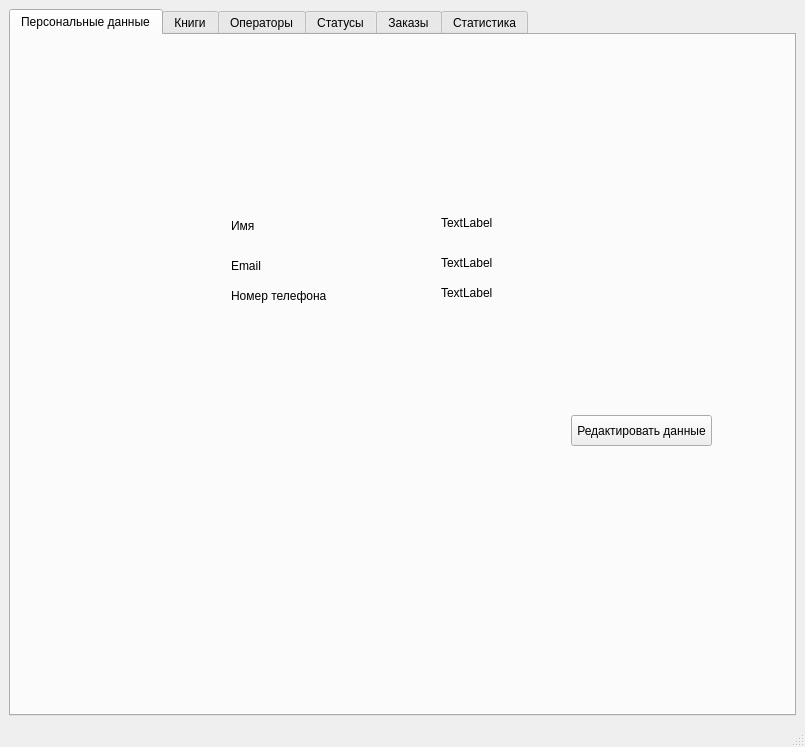
<?xml version="1.0" encoding="UTF-8"?>
<ui version="4.0">
 <class>DirectorWindow</class>
 <widget class="QMainWindow" name="DirectorWindow">
  <property name="geometry">
   <rect>
    <x>0</x>
    <y>0</y>
    <width>805</width>
    <height>747</height>
   </rect>
  </property>
  <property name="windowTitle">
   <string>MainWindow</string>
  </property>
  <widget class="QWidget" name="centralwidget">
   <layout class="QGridLayout" name="gridLayout">
    <item row="0" column="0">
     <widget class="QTabWidget" name="tabWidget">
      <property name="currentIndex">
       <number>0</number>
      </property>
      <widget class="QWidget" name="cred_dir_tab">
       <attribute name="title">
        <string>Персональные данные</string>
       </attribute>
       <widget class="QLabel" name="email_dir_value">
        <property name="geometry">
         <rect>
          <x>430</x>
          <y>220</y>
          <width>281</width>
          <height>16</height>
         </rect>
        </property>
        <property name="text">
         <string>TextLabel</string>
        </property>
       </widget>
       <widget class="QLabel" name="email_dir_label">
        <property name="geometry">
         <rect>
          <x>220</x>
          <y>220</y>
          <width>101</width>
          <height>21</height>
         </rect>
        </property>
        <property name="text">
         <string>Email</string>
        </property>
       </widget>
       <widget class="QLabel" name="phone_dir_label">
        <property name="geometry">
         <rect>
          <x>220</x>
          <y>250</y>
          <width>101</width>
          <height>21</height>
         </rect>
        </property>
        <property name="text">
         <string>Номер телефона</string>
        </property>
       </widget>
       <widget class="QLabel" name="phone_dir_value">
        <property name="geometry">
         <rect>
          <x>430</x>
          <y>250</y>
          <width>311</width>
          <height>16</height>
         </rect>
        </property>
        <property name="text">
         <string>TextLabel</string>
        </property>
       </widget>
       <widget class="QLabel" name="name_dir_value">
        <property name="geometry">
         <rect>
          <x>430</x>
          <y>180</y>
          <width>291</width>
          <height>16</height>
         </rect>
        </property>
        <property name="text">
         <string>TextLabel</string>
        </property>
       </widget>
       <widget class="QLabel" name="name_dir_label">
        <property name="geometry">
         <rect>
          <x>220</x>
          <y>180</y>
          <width>101</width>
          <height>21</height>
         </rect>
        </property>
        <property name="text">
         <string>Имя</string>
        </property>
       </widget>
       <widget class="QPushButton" name="edit_cred_dir_button">
        <property name="geometry">
         <rect>
          <x>560</x>
          <y>380</y>
          <width>141</width>
          <height>31</height>
         </rect>
        </property>
        <property name="text">
         <string>Редактировать данные</string>
        </property>
       </widget>
      </widget>
      <widget class="QWidget" name="books_dir_tab">
       <attribute name="title">
        <string>Книги</string>
       </attribute>
       <layout class="QGridLayout" name="gridLayout_2">
        <item row="0" column="0">
         <widget class="QTableWidget" name="books_table_widget">
          <column>
           <property name="text">
            <string>Название</string>
           </property>
          </column>
          <column>
           <property name="text">
            <string>Автор</string>
           </property>
          </column>
          <column>
           <property name="text">
            <string>Жанр</string>
           </property>
          </column>
          <column>
           <property name="text">
            <string>Количество</string>
           </property>
          </column>
          <column>
           <property name="text">
            <string>Год публикации</string>
           </property>
          </column>
          <column>
           <property name="text">
            <string>Цена</string>
           </property>
          </column>
          <column>
           <property name="text">
            <string>Аннотация</string>
           </property>
          </column>
         </widget>
        </item>
       </layout>
      </widget>
      <widget class="QWidget" name="opers_dir_tab">
       <attribute name="title">
        <string>Операторы</string>
       </attribute>
       <widget class="QTableWidget" name="all_operators_table">
        <property name="geometry">
         <rect>
          <x>10</x>
          <y>10</y>
          <width>761</width>
          <height>291</height>
         </rect>
        </property>
        <property name="editTriggers">
         <set>QAbstractItemView::NoEditTriggers</set>
        </property>
        <attribute name="verticalHeaderVisible">
         <bool>false</bool>
        </attribute>
        <column>
         <property name="text">
          <string>Имя</string>
         </property>
        </column>
        <column>
         <property name="text">
          <string>Email</string>
         </property>
        </column>
        <column>
         <property name="text">
          <string>Номер телефона</string>
         </property>
        </column>
       </widget>
       <widget class="QPushButton" name="reg_oper_button">
        <property name="geometry">
         <rect>
          <x>60</x>
          <y>350</y>
          <width>161</width>
          <height>24</height>
         </rect>
        </property>
        <property name="text">
         <string>Регистрация оператора</string>
        </property>
       </widget>
       <widget class="QPushButton" name="delete_operator_button">
        <property name="geometry">
         <rect>
          <x>60</x>
          <y>390</y>
          <width>161</width>
          <height>24</height>
         </rect>
        </property>
        <property name="text">
         <string>Деактивация оператора</string>
        </property>
       </widget>
       <widget class="QComboBox" name="operator_emails_cb">
        <property name="geometry">
         <rect>
          <x>270</x>
          <y>410</y>
          <width>131</width>
          <height>24</height>
         </rect>
        </property>
       </widget>
       <widget class="QPushButton" name="save_delete_oper">
        <property name="geometry">
         <rect>
          <x>410</x>
          <y>390</y>
          <width>111</width>
          <height>24</height>
         </rect>
        </property>
        <property name="text">
         <string>Деактивировать</string>
        </property>
       </widget>
       <widget class="QPushButton" name="edit_data_button">
        <property name="geometry">
         <rect>
          <x>60</x>
          <y>430</y>
          <width>161</width>
          <height>24</height>
         </rect>
        </property>
        <property name="text">
         <string>Изменить данные</string>
        </property>
       </widget>
       <widget class="QLineEdit" name="edit_name_value">
        <property name="geometry">
         <rect>
          <x>420</x>
          <y>450</y>
          <width>191</width>
          <height>24</height>
         </rect>
        </property>
       </widget>
       <widget class="QLabel" name="edit_name_label">
        <property name="geometry">
         <rect>
          <x>420</x>
          <y>430</y>
          <width>49</width>
          <height>16</height>
         </rect>
        </property>
        <property name="text">
         <string>Имя</string>
        </property>
       </widget>
       <widget class="QLabel" name="edit_email_label">
        <property name="geometry">
         <rect>
          <x>420</x>
          <y>480</y>
          <width>49</width>
          <height>16</height>
         </rect>
        </property>
        <property name="text">
         <string>Email</string>
        </property>
       </widget>
       <widget class="QLineEdit" name="edit_email_value">
        <property name="geometry">
         <rect>
          <x>420</x>
          <y>500</y>
          <width>191</width>
          <height>24</height>
         </rect>
        </property>
       </widget>
       <widget class="QLineEdit" name="edit_phone_value">
        <property name="geometry">
         <rect>
          <x>420</x>
          <y>550</y>
          <width>191</width>
          <height>24</height>
         </rect>
        </property>
        <property name="maxLength">
         <number>11</number>
        </property>
       </widget>
       <widget class="QLabel" name="edit_phone_label">
        <property name="geometry">
         <rect>
          <x>420</x>
          <y>530</y>
          <width>111</width>
          <height>16</height>
         </rect>
        </property>
        <property name="text">
         <string>Номер телефона</string>
        </property>
       </widget>
       <widget class="QPushButton" name="edit_save_button">
        <property name="geometry">
         <rect>
          <x>300</x>
          <y>450</y>
          <width>80</width>
          <height>24</height>
         </rect>
        </property>
        <property name="text">
         <string>Сохранить</string>
        </property>
       </widget>
      </widget>
      <widget class="QWidget" name="status_dir_tab">
       <attribute name="title">
        <string>Статусы</string>
       </attribute>
       <widget class="QTableWidget" name="all_statuses">
        <property name="geometry">
         <rect>
          <x>40</x>
          <y>20</y>
          <width>731</width>
          <height>241</height>
         </rect>
        </property>
        <property name="editTriggers">
         <set>QAbstractItemView::NoEditTriggers</set>
        </property>
        <attribute name="verticalHeaderVisible">
         <bool>false</bool>
        </attribute>
        <column>
         <property name="text">
          <string>Название</string>
         </property>
        </column>
        <column>
         <property name="text">
          <string>Описание</string>
         </property>
        </column>
       </widget>
       <widget class="QPushButton" name="edit_status_button">
        <property name="geometry">
         <rect>
          <x>40</x>
          <y>290</y>
          <width>131</width>
          <height>24</height>
         </rect>
        </property>
        <property name="text">
         <string>Редактировать статус</string>
        </property>
       </widget>
       <widget class="QComboBox" name="statuses_cb">
        <property name="geometry">
         <rect>
          <x>220</x>
          <y>290</y>
          <width>121</width>
          <height>24</height>
         </rect>
        </property>
       </widget>
       <widget class="QPlainTextEdit" name="status_diff_value">
        <property name="geometry">
         <rect>
          <x>360</x>
          <y>290</y>
          <width>171</width>
          <height>111</height>
         </rect>
        </property>
       </widget>
       <widget class="QPushButton" name="save_new_diff_status">
        <property name="geometry">
         <rect>
          <x>220</x>
          <y>330</y>
          <width>80</width>
          <height>24</height>
         </rect>
        </property>
        <property name="text">
         <string>Сохранить</string>
        </property>
       </widget>
       <widget class="QPushButton" name="add_new_status_button">
        <property name="geometry">
         <rect>
          <x>40</x>
          <y>330</y>
          <width>131</width>
          <height>24</height>
         </rect>
        </property>
        <property name="text">
         <string>Добавить статус</string>
        </property>
       </widget>
       <widget class="QPushButton" name="save_new_status_button">
        <property name="geometry">
         <rect>
          <x>220</x>
          <y>330</y>
          <width>80</width>
          <height>24</height>
         </rect>
        </property>
        <property name="text">
         <string>Сохранить</string>
        </property>
       </widget>
       <widget class="QLineEdit" name="new_status_name_value">
        <property name="geometry">
         <rect>
          <x>220</x>
          <y>290</y>
          <width>121</width>
          <height>24</height>
         </rect>
        </property>
       </widget>
       <widget class="QLabel" name="status_name_label">
        <property name="geometry">
         <rect>
          <x>220</x>
          <y>270</y>
          <width>71</width>
          <height>16</height>
         </rect>
        </property>
        <property name="text">
         <string>Название</string>
        </property>
       </widget>
       <widget class="QLabel" name="status_diff_label">
        <property name="geometry">
         <rect>
          <x>360</x>
          <y>270</y>
          <width>71</width>
          <height>16</height>
         </rect>
        </property>
        <property name="text">
         <string>Описание</string>
        </property>
       </widget>
      </widget>
      <widget class="QWidget" name="opders_dir_tab">
       <attribute name="title">
        <string>Заказы</string>
       </attribute>
       <layout class="QGridLayout" name="gridLayout_3">
        <item row="0" column="0">
         <widget class="QTableWidget" name="all_orders">
          <property name="editTriggers">
           <set>QAbstractItemView::NoEditTriggers</set>
          </property>
          <attribute name="verticalHeaderVisible">
           <bool>false</bool>
          </attribute>
          <column>
           <property name="text">
            <string>Номер заказа</string>
           </property>
          </column>
          <column>
           <property name="text">
            <string>Имя</string>
           </property>
          </column>
          <column>
           <property name="text">
            <string>Номер телефона</string>
           </property>
          </column>
          <column>
           <property name="text">
            <string>Email</string>
           </property>
          </column>
          <column>
           <property name="text">
            <string>Стоимость</string>
           </property>
          </column>
          <column>
           <property name="text">
            <string>Дата оформления</string>
           </property>
          </column>
          <column>
           <property name="text">
            <string>Статус</string>
           </property>
          </column>
         </widget>
        </item>
        <item row="1" column="0">
         <widget class="QGroupBox" name="groupBox">
          <property name="title">
           <string/>
          </property>
          <layout class="QHBoxLayout" name="horizontalLayout">
           <item>
            <widget class="QCheckBox" name="only_cancelled_cb">
             <property name="text">
              <string>Только отменённые</string>
             </property>
            </widget>
           </item>
          </layout>
         </widget>
        </item>
       </layout>
      </widget>
      <widget class="QWidget" name="stats_dir_tab">
       <attribute name="title">
        <string>Статистика</string>
       </attribute>
       <widget class="QDateEdit" name="start_date">
        <property name="geometry">
         <rect>
          <x>180</x>
          <y>50</y>
          <width>110</width>
          <height>25</height>
         </rect>
        </property>
       </widget>
       <widget class="QDateEdit" name="end_date">
        <property name="geometry">
         <rect>
          <x>310</x>
          <y>50</y>
          <width>110</width>
          <height>25</height>
         </rect>
        </property>
       </widget>
       <widget class="QLabel" name="date_label">
        <property name="geometry">
         <rect>
          <x>30</x>
          <y>50</y>
          <width>141</width>
          <height>16</height>
         </rect>
        </property>
        <property name="text">
         <string>Временной промежуток</string>
        </property>
       </widget>
       <widget class="QPushButton" name="pushButton">
        <property name="geometry">
         <rect>
          <x>450</x>
          <y>50</y>
          <width>141</width>
          <height>24</height>
         </rect>
        </property>
        <property name="text">
         <string>Показать статистику</string>
        </property>
       </widget>
       <widget class="QTableWidget" name="most_popular_book_table">
        <property name="geometry">
         <rect>
          <x>30</x>
          <y>140</y>
          <width>711</width>
          <height>71</height>
         </rect>
        </property>
        <column>
         <property name="text">
          <string>Название</string>
         </property>
        </column>
        <column>
         <property name="text">
          <string>Автор</string>
         </property>
        </column>
        <column>
         <property name="text">
          <string>Жанр</string>
         </property>
        </column>
        <column>
         <property name="text">
          <string>Количество</string>
         </property>
        </column>
        <column>
         <property name="text">
          <string>Год публикации</string>
         </property>
        </column>
        <column>
         <property name="text">
          <string>Цена</string>
         </property>
        </column>
        <column>
         <property name="text">
          <string>Аннотация</string>
         </property>
        </column>
       </widget>
       <widget class="QLabel" name="most_popular_book_label">
        <property name="geometry">
         <rect>
          <x>30</x>
          <y>120</y>
          <width>161</width>
          <height>16</height>
         </rect>
        </property>
        <property name="text">
         <string>Самая популярная книга</string>
        </property>
       </widget>
       <widget class="QLabel" name="most_popular_author_label">
        <property name="geometry">
         <rect>
          <x>30</x>
          <y>220</y>
          <width>161</width>
          <height>16</height>
         </rect>
        </property>
        <property name="text">
         <string>Самый популярный автор:</string>
        </property>
       </widget>
       <widget class="QSpinBox" name="num_of_clients_sb">
        <property name="geometry">
         <rect>
          <x>180</x>
          <y>80</y>
          <width>42</width>
          <height>25</height>
         </rect>
        </property>
        <property name="minimum">
         <number>1</number>
        </property>
       </widget>
       <widget class="QLabel" name="date_label_2">
        <property name="geometry">
         <rect>
          <x>30</x>
          <y>80</y>
          <width>141</width>
          <height>16</height>
         </rect>
        </property>
        <property name="text">
         <string>Количество клиентов</string>
        </property>
       </widget>
       <widget class="QLabel" name="most_popular_genre_label">
        <property name="geometry">
         <rect>
          <x>30</x>
          <y>310</y>
          <width>161</width>
          <height>16</height>
         </rect>
        </property>
        <property name="text">
         <string>Самый популярный жанр:</string>
        </property>
       </widget>
       <widget class="QTableWidget" name="most_profit_clients_table">
        <property name="geometry">
         <rect>
          <x>30</x>
          <y>420</y>
          <width>711</width>
          <height>71</height>
         </rect>
        </property>
        <column>
         <property name="text">
          <string>Имя</string>
         </property>
        </column>
        <column>
         <property name="text">
          <string>Номер телефона</string>
         </property>
        </column>
        <column>
         <property name="text">
          <string>Email</string>
         </property>
        </column>
        <column>
         <property name="text">
          <string>Дата рождения</string>
         </property>
        </column>
        <column>
         <property name="text">
          <string>Статус</string>
         </property>
        </column>
        <column>
         <property name="text">
          <string>Сумма заказов</string>
         </property>
        </column>
        <column>
         <property name="text">
          <string/>
         </property>
        </column>
       </widget>
       <widget class="QLabel" name="most_profit_clients_label">
        <property name="geometry">
         <rect>
          <x>30</x>
          <y>400</y>
          <width>191</width>
          <height>16</height>
         </rect>
        </property>
        <property name="text">
         <string>Самые прибыльные клиенты</string>
        </property>
       </widget>
       <widget class="QLabel" name="money_value">
        <property name="geometry">
         <rect>
          <x>110</x>
          <y>510</y>
          <width>121</width>
          <height>16</height>
         </rect>
        </property>
        <property name="text">
         <string/>
        </property>
       </widget>
       <widget class="QLabel" name="money_label">
        <property name="geometry">
         <rect>
          <x>30</x>
          <y>510</y>
          <width>81</width>
          <height>16</height>
         </rect>
        </property>
        <property name="text">
         <string>Выручка:</string>
        </property>
       </widget>
       <widget class="QTableWidget" name="most_popular_author_value">
        <property name="geometry">
         <rect>
          <x>30</x>
          <y>240</y>
          <width>711</width>
          <height>61</height>
         </rect>
        </property>
        <column>
         <property name="text">
          <string>Имя</string>
         </property>
        </column>
        <column>
         <property name="text">
          <string>Дата рождения</string>
         </property>
        </column>
        <column>
         <property name="text">
          <string>Дата смерти</string>
         </property>
        </column>
        <column>
         <property name="text">
          <string>Книг заказано</string>
         </property>
        </column>
       </widget>
       <widget class="QTableWidget" name="most_popular_genre_value">
        <property name="geometry">
         <rect>
          <x>210</x>
          <y>310</y>
          <width>211</width>
          <height>61</height>
         </rect>
        </property>
        <column>
         <property name="text">
          <string>Название</string>
         </property>
        </column>
        <column>
         <property name="text">
          <string>Всего заказано</string>
         </property>
        </column>
       </widget>
      </widget>
     </widget>
    </item>
   </layout>
  </widget>
  <widget class="QMenuBar" name="menubar">
   <property name="geometry">
    <rect>
     <x>0</x>
     <y>0</y>
     <width>805</width>
     <height>21</height>
    </rect>
   </property>
  </widget>
  <widget class="QStatusBar" name="statusbar"/>
 </widget>
 <resources/>
 <connections/>
</ui>
